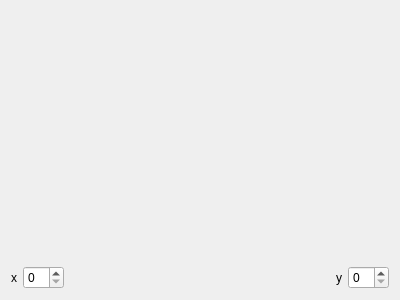
<?xml version="1.0" encoding="UTF-8"?>
<ui version="4.0">
 <class>PointWidget</class>
 <widget class="QWidget" name="PointWidget">
  <property name="geometry">
   <rect>
    <x>0</x>
    <y>0</y>
    <width>400</width>
    <height>300</height>
   </rect>
  </property>
  <property name="windowTitle">
   <string>Form</string>
  </property>
  <layout class="QVBoxLayout" name="verticalLayout">
   <item>
    <widget class="QLabel" name="nameLabel">
     <property name="text">
      <string/>
     </property>
    </widget>
   </item>
   <item>
    <layout class="QHBoxLayout" name="horizontalLayout">
     <item>
      <widget class="QLabel" name="xLabel">
       <property name="text">
        <string>x</string>
       </property>
      </widget>
     </item>
     <item>
      <widget class="QSpinBox" name="xInput"/>
     </item>
     <item>
      <spacer name="horizontalSpacer">
       <property name="orientation">
        <enum>Qt::Horizontal</enum>
       </property>
       <property name="sizeType">
        <enum>QSizePolicy::MinimumExpanding</enum>
       </property>
       <property name="sizeHint" stdset="0">
        <size>
         <width>10</width>
         <height>20</height>
        </size>
       </property>
      </spacer>
     </item>
     <item>
      <widget class="QLabel" name="yLabel">
       <property name="text">
        <string>y</string>
       </property>
      </widget>
     </item>
     <item>
      <widget class="QSpinBox" name="yInput"/>
     </item>
    </layout>
   </item>
  </layout>
 </widget>
 <resources/>
 <connections/>
</ui>
